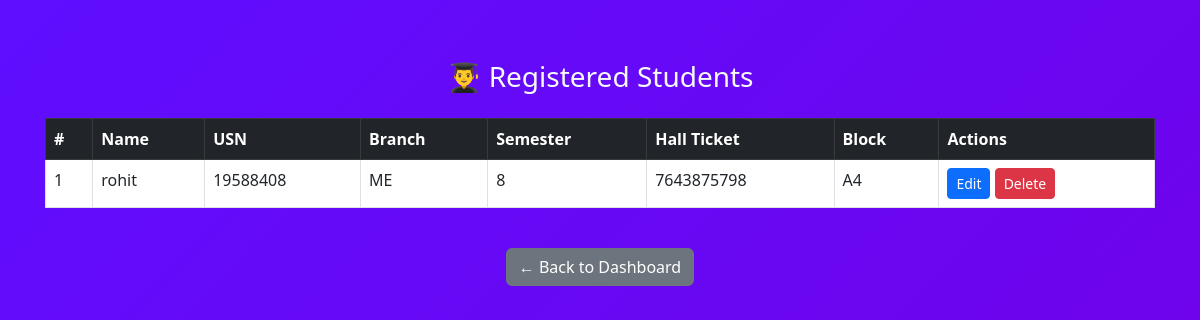
/students (signed in), run on the app's committed database.
### tables this page shows
CREATE TABLE students (
        id INTEGER PRIMARY KEY AUTOINCREMENT,
        name TEXT,
        usn TEXT UNIQUE,
        branch TEXT,
        semester TEXT,
        hallticket TEXT UNIQUE,
        block TEXT
    );

### app.py (the view)
@app.route('/students')
def view_students():
    if 'admin' not in session:
        return redirect('/')
    conn = get_db_connection()
    students = conn.execute('SELECT * FROM students').fetchall()
    conn.close()
    return render_template('students.html', students=students)

### app.py (called while the page is built)
def get_db_connection():
    conn = sqlite3.connect('database.db')
    conn.row_factory = sqlite3.Row
    return conn

### templates/students.html
{% extends "layout.html" %}
{% block content %}
<h3 class="mb-4 text-center text-light">👨‍🎓 Registered Students</h3>
<div class="table-responsive">
  <table class="table table-hover table-bordered">
    <thead class="table-dark">
      <tr>
        <th>#</th>
        <th>Name</th>
        <th>USN</th>
        <th>Branch</th>
        <th>Semester</th>
        <th>Hall Ticket</th>
        <th>Block</th>
        <th>Actions</th>
      </tr>
    </thead>
    <tbody>
      {% for student in students %}
      <tr>
        <td>{{ loop.index }}</td>
        <td>{{ student.name }}</td>
        <td>{{ student.usn }}</td>
        <td>{{ student.branch }}</td>
        <td>{{ student.semester }}</td>
        <td>{{ student.hallticket }}</td>
        <td>{{ student.block }}</td>
        <td>
          <a href="/edit_student/{{ student.id }}" class="btn btn-sm btn-primary">Edit</a>
          <a href="/delete_student/{{ student.id }}" class="btn btn-sm btn-danger" onclick="return confirm('Delete this student?')">Delete</a>
        </td>
      </tr>
      {% endfor %}
    </tbody>
  </table>
</div>
<div class="text-center mt-4">
  <a href="/dashboard" class="btn btn-secondary">← Back to Dashboard</a>
</div>
{% endblock %}

### templates/layout.html (style rules this page uses)
body { font-family: 'Segoe UI', sans-serif; background: linear-gradient(135deg, #5f0eff, #7300e6); color: white; min-height: 100vh; }
.table thead { background-color: rgba(255,255,255,0.15); color: white; }
.table { background-color: #fff; color: #000; }

### data on the page
students: name "rohit", usn "19588408", branch "ME", semester "8", hallticket "7643875798", block "A4"
